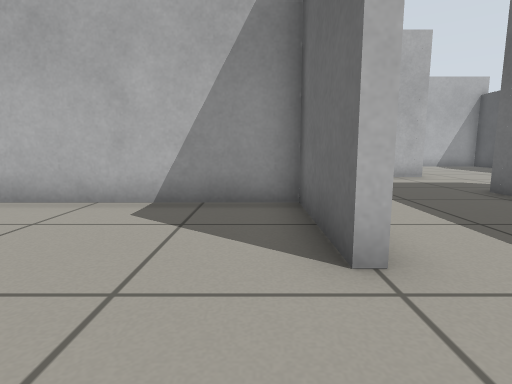
view 1 (above)

16 first-person views from a walk through a Gazebo world. The camera is 0.5 m above the floor, tilts 8° down and sees 80° across. The floor is counted in squares, 0.5 m on a side. Each view is taken from the middle of a square. On the plan, view 1 faces up. The plan holds only what a view shows up to about 12 squares ahead; the rest is blank.

view 2
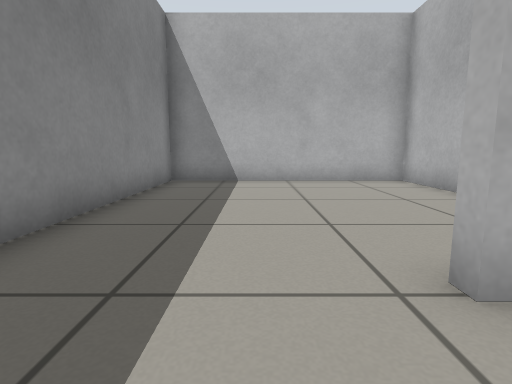

view 3
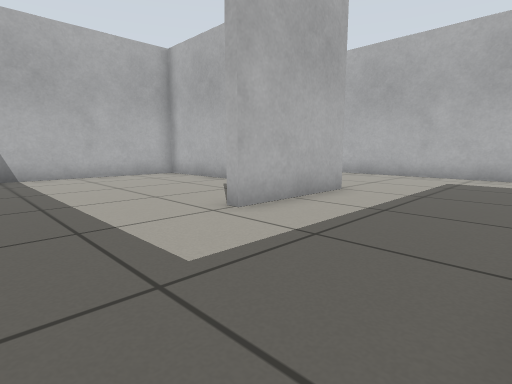

view 4
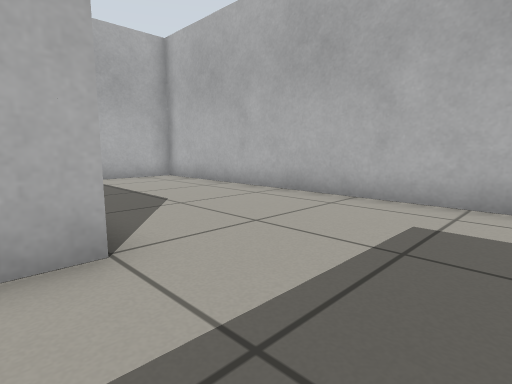

view 5
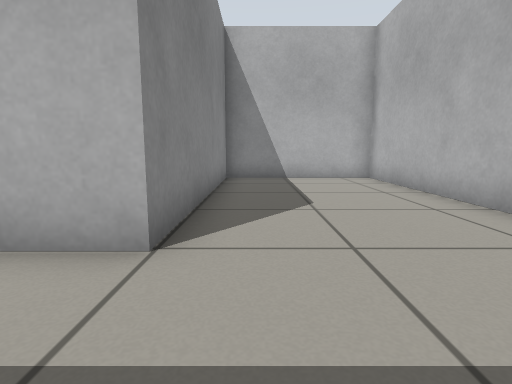

view 6
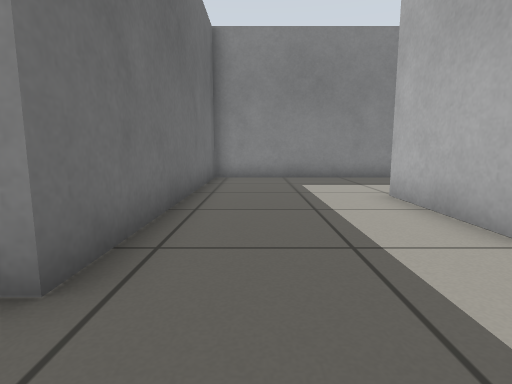

view 7
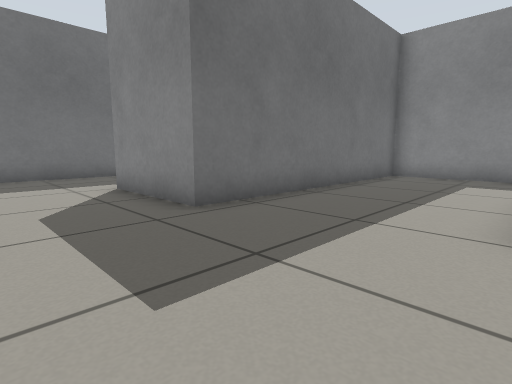

view 8
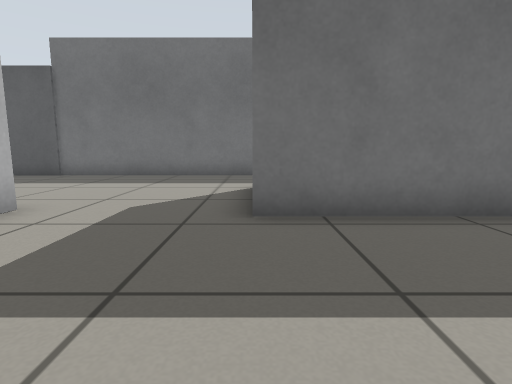

view 9
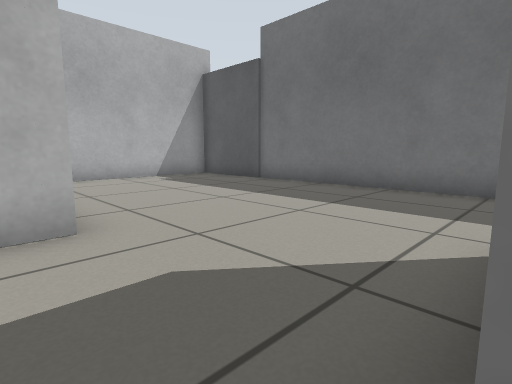

view 10
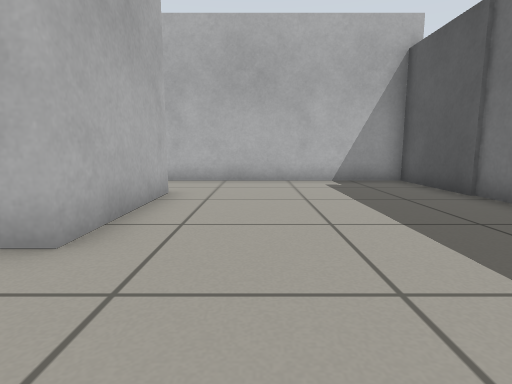

view 11
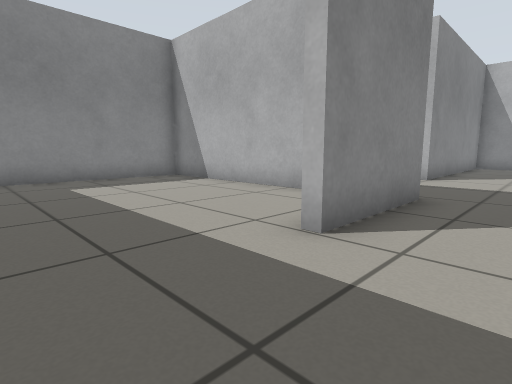

view 12
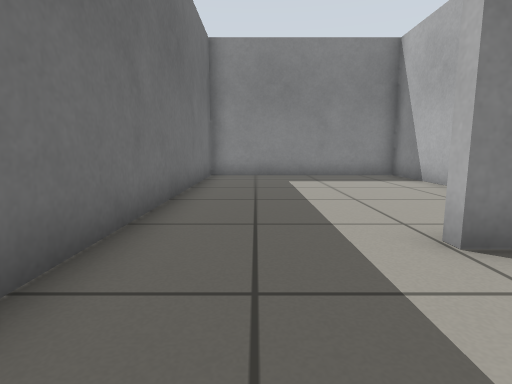

view 13
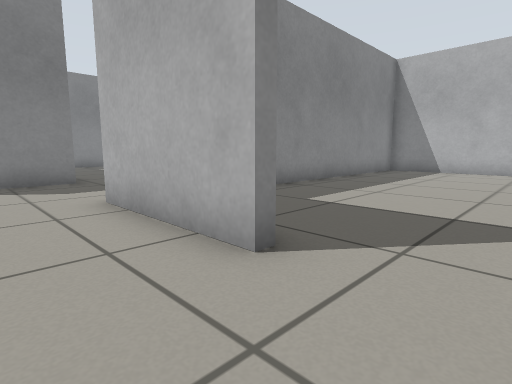

view 14
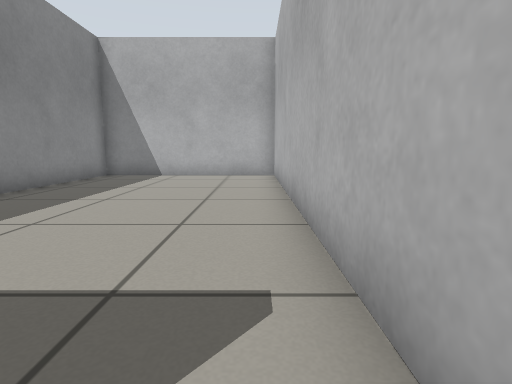

view 15
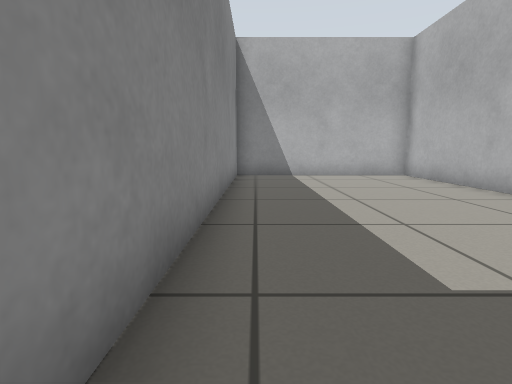

view 16
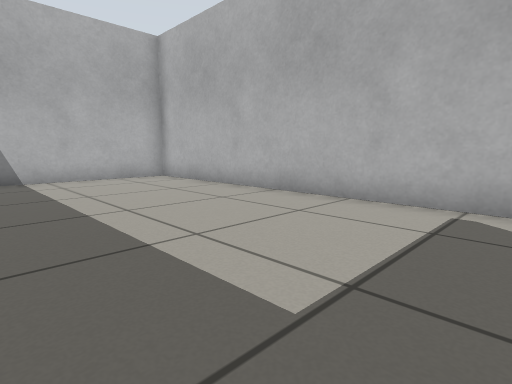

### Floor plan
Ten units are one square. View 1 is at (0, 0); x grows to the right and y downward. Boxes are objects, and circles mark ways between rooms. Rooms are numbered by the first view taken in them; rooms with no view inside come last. Other rooms are left out.
<svg viewBox="-72 -182 212 204">
<path fill="none" stroke="#000" d="M8 -24 8 -57 -67 -57 -67 17 5 17M60 -110 -67 -110 -67 -60 11 -60 11 -24M5 17 55 17 55 -71M60 -150 60 -110M127 -65 127 -145M126 -177 64 -177M55 -71 90 -71M64 -177 -67 -177 -67 -113 42 -113M57 -45 57 17 127 17 127 -65"/>
<rect x="125" y="-175" width="10" height="30" fill="#bbb"><title>door leaf</title></rect>
<circle cx="10" cy="-5" r="3" fill="#2a7"/>
<circle cx="60" cy="-90" r="3" fill="#2a7"/>
<circle cx="60" cy="-160" r="3" fill="#2a7"/>
<circle cx="105" cy="-70" r="3" fill="#2a7"/>
<text x="-30" y="-20">1</text>
<text x="20" y="-60">2</text>
<text x="100" y="-120">3</text>
<text x="0" y="-150">4</text>
<text x="90" y="-30">5</text>
</svg>
Room 1 opens to room 2. Room 2 opens to room 3. Room 3 opens to room 4. Room 3 opens to room 5.

Where each view was taken, in squares from view 1:
view 1: 0 up, 0 right, facing up
view 2: 1 up, 3 right, facing left
view 3: 1 down, 5 right, facing up-left
view 4: 5 up, 4 right, facing up-left
view 5: 7 up, 4 right, facing left
view 6: 9 up, 4 right, facing down
view 7: 10 up, 1 right, facing down-right
view 8: 7 up, 1 right, facing right
view 9: 7 up, 5 right, facing up-right
view 10: 8 up, 8 right, facing up
view 11: 9 up, 12 right, facing down-left
view 12: 10 up, 11 right, facing down
view 13: 17 up, 8 right, facing down-left
view 14: 17 up, 5 right, facing left
view 15: 12 up, 5 right, facing left
view 16: 12 up, 4 right, facing up-left
